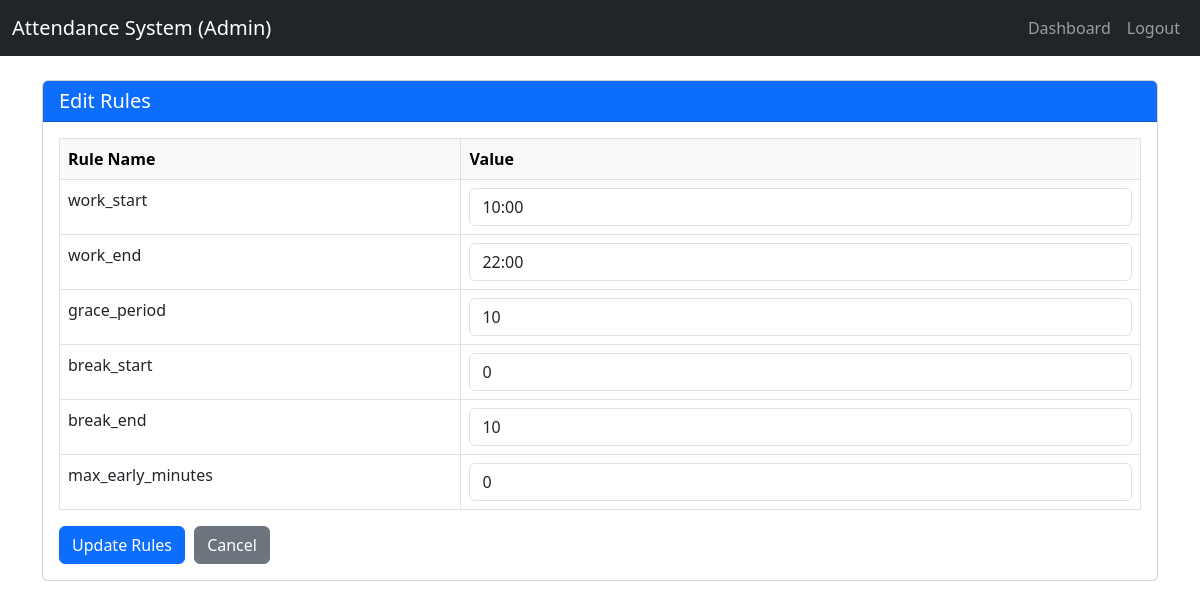
Page /rules (signed in) on the committed database.
### tables this page shows
CREATE TABLE rules
                 (id INTEGER PRIMARY KEY AUTOINCREMENT,
                  rule_name TEXT UNIQUE NOT NULL,
                  value TEXT NOT NULL);

### app.py (the view, shortened to what this page needs)
@app.route('/rules', methods=['GET', 'POST'])
@login_required
@admin_required
def rules():
    rules_list = query_db('SELECT rule_name, value FROM rules')
    return render_template('rules.html', rules=rules_list)

### app.py (called while the page is built)
def get_db():
    if DATABASE_URL and DATABASE_URL.startswith('postgres'):
        if not hasattr(g, '_database'):
            g._database = psycopg2.connect(DATABASE_URL, cursor_factory=RealDictCursor)
        return g._database
    else:
        db = getattr(g, '_database', None)
        if db is None:
            db = g._database = sqlite3.connect('attendance.db')
            db.row_factory = sqlite3.Row
        return db

@app.teardown_appcontext
def close_connection(exception):
    db = getattr(g, '_database', None)
    if db is not None:
        db.close()

def query_db(query, args=(), one=False):
    conn = get_db()
    if DATABASE_URL and DATABASE_URL.startswith('postgres'):
        cur = conn.cursor()
        cur.execute(query.replace('?', '%s'), args)
        rv = cur.fetchall()
        cur.close()
    else:
        cur = conn.execute(query, args)
        rv = cur.fetchall()
        cur.close()
    return (rv[0] if rv else None) if one else rv

def login_required(f):
    @wraps(f)
    def decorated_function(*args, **kwargs):
        if 'user_id' not in session:
            flash('Please log in first.', 'warning')
            return redirect(url_for('login'))
        return f(*args, **kwargs)
    return decorated_function

def admin_required(f):
    @wraps(f)
    def decorated_function(*args, **kwargs):
        if session.get('role') != 'admin':
            flash('Admin access required.', 'danger')
            return redirect(url_for('dashboard'))
        return f(*args, **kwargs)
    return decorated_function

### templates/rules.html (shortened to what this page needs)
<!DOCTYPE html>
<html lang="en">
<head>
    <link href="https://cdn.jsdelivr.net/npm/bootstrap@5.3.0/dist/css/bootstrap.min.css" rel="stylesheet">
    <link rel="stylesheet" href="{{ url_for('static', filename='style.css') }}">
</head>
<body>
    <nav class="navbar navbar-expand-lg navbar-dark bg-dark">
        <div class="container-fluid">
            <a class="navbar-brand" href="#">Attendance System (Admin)</a>
            <div class="collapse navbar-collapse">
                <ul class="navbar-nav ms-auto">
                    <li class="nav-item"><a class="nav-link" href="{{ url_for('dashboard') }}">Dashboard</a></li>
                    <li class="nav-item"><a class="nav-link" href="{{ url_for('logout') }}">Logout</a></li>
                </ul>
            </div>
        </div>
    </nav>
    <div class="container mt-4">
        <div class="card">
            <div class="card-header bg-primary text-white">
                <h5 class="mb-0">Edit Rules</h5>
            </div>
            <div class="card-body">
                <form method="post">
                    <table class="table table-bordered">
                        <thead class="table-light">
                            <tr>
                                <th>Rule Name</th>
                                <th>Value</th>
                            </tr>
                        </thead>
                        <tbody>
                            {% for rule in rules %}
                            <tr>
                                <td><label for="rule_{{ rule.rule_name }}" class="form-label">{{ rule.rule_name }}</label></td>
                                <td>
                                    <input type="text" class="form-control" name="rule_{{ rule.rule_name }}" id="rule_{{ rule.rule_name }}" value="{{ rule.value }}">
                                </td>
                            </tr>
                            {% endfor %}
                        </tbody>
                    </table>
                    <button type="submit" class="btn btn-primary">Update Rules</button>
                    <a href="{{ url_for('dashboard') }}" class="btn btn-secondary">Cancel</a>
                </form>
            </div>
        </div>
    </div>
</body>
</html>

### static/style.css (style rules this page uses)
.btn + .btn { margin-left: 5px; }

### rows in the picture
rules: rule_name "work_start", value "10:00"
rules: rule_name "work_end", value "22:00"
rules: rule_name "grace_period", value "10"
rules: rule_name "break_start", value "0"
rules: rule_name "break_end", value "10"
rules: rule_name "max_early_minutes", value "0"
